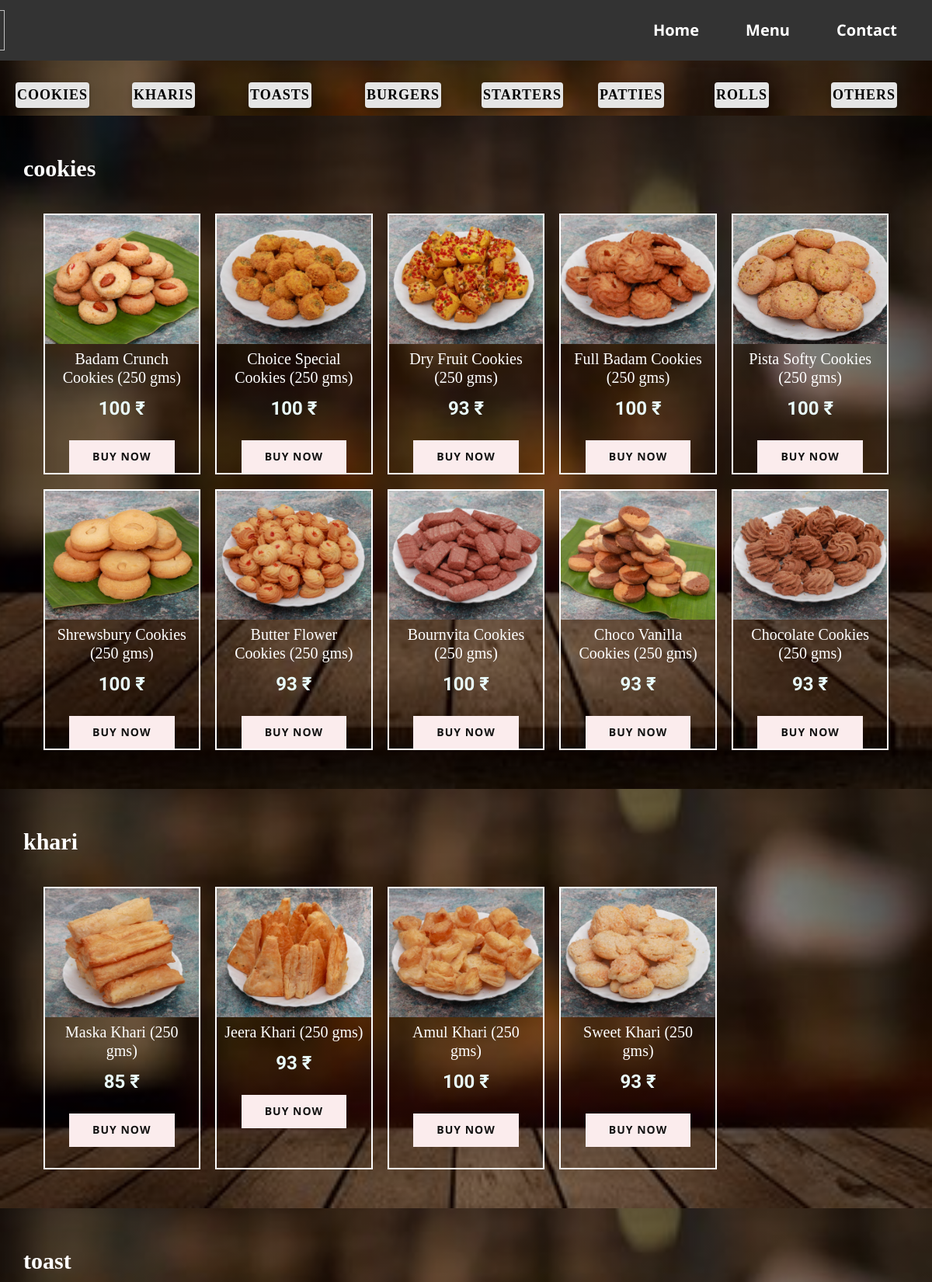
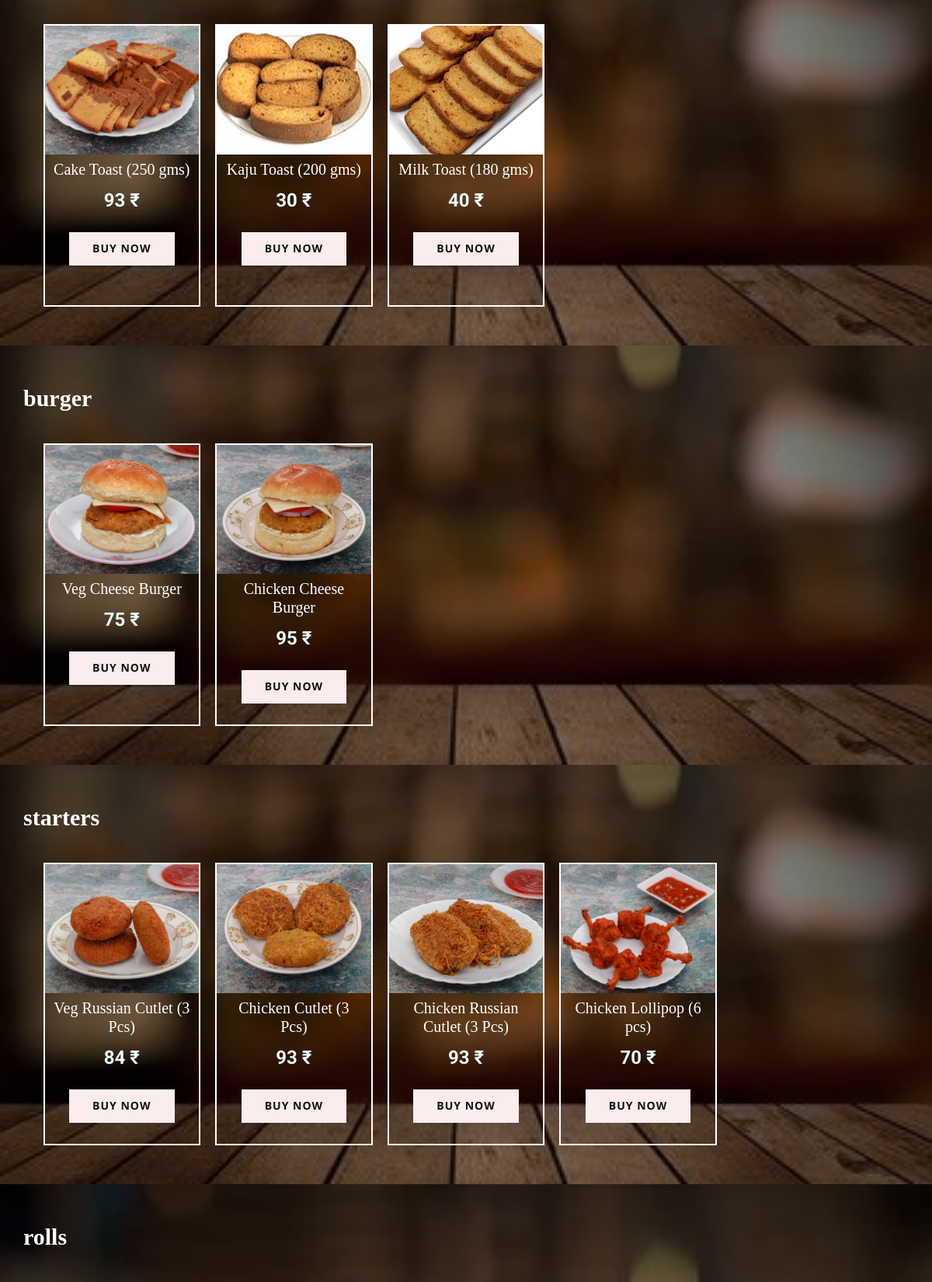
/main/ (signed in, upper part), run on the app's committed database (2 pictures, top to bottom).
### mainapp/models.py (models this page shows, shortened)
class Elements(models.Model):
    elementid = models.AutoField(primary_key=True)
    name_grms=models.CharField(max_length=100)
    image=models.ImageField(upload_to='images')
    price=models.CharField(max_length=100)
    typee= models.ForeignKey(Tags,on_delete=models.CASCADE)

### mainapp/views.py (the view, shortened to what this page needs)
# urls.py: path('main/', include('mainapp.urls')),
def main(request):
    if request.method=="GET":
        if request.user.is_authenticated and not request.user.is_superuser:
            content=[]
            tags=Tags.objects.all().values_list('section', flat=True)
            elements=Elements.objects.all()
            for i in tags:
                content.append({i:elements.filter(typee=i)})
            return render(request,"Main.html",{"contents":content})
        else:
            return redirect("home")

### mainapp/templates/Main.html (shortened to what this page needs)
{% load static %}
<!DOCTYPE html>
<html style="font-size: 16px;"><head>
    <link rel="stylesheet" href="{% static 'css/nicepage.css' %}" media="screen">
    <link rel="stylesheet" href="{% static 'css/Main.css' %}" media="screen">
  </head>
  <body class="u-body u-xl-mode" data-lang="en"><header class="u-clearfix u-grey-80 u-header u-header" id="sec-a57c"><div class="u-clearfix u-sheet u-sheet-1">
        <nav class="u-menu u-menu-one-level u-offcanvas u-menu-1">
          <div class="u-custom-menu u-nav-container">
            <ul class="u-nav u-unstyled u-nav-1"><li class="u-nav-item"><a class="u-button-style u-nav-link u-text-active-palette-1-base u-text-hover-palette-3-light-3" href="{% url "home" %}" style="padding: 22px 30px;">Home</a>
</li><li class="u-nav-item"><a class="u-button-style u-nav-link u-text-active-palette-1-base u-text-hover-palette-3-light-3" href="{% url "menu" %}" style="padding: 22px 30px;">Menu</a>
</li><li class="u-nav-item"><a class="u-button-style u-nav-link u-text-active-palette-1-base u-text-hover-palette-3-light-3" href="{% url "contact" %}" style="padding: 22px 30px;">Contact</a>
</li></ul>
          </div>
        </nav><span class="u-file-icon u-icon u-icon-1"><img src="{% static "images/8fad05bd-e0f5-459a-a9d2-fcaddfa24542.png" %}" alt=""></span>
      </div></header>
<section class="u-clearfix u-image u-shading u-section-1" id="sec-2b24">
          <div class="u-repeater u-repeater-1">
            <div class="u-container-style u-list-item u-repeater-item u-shape-rectangle">
              <div class="u-container-layout u-similar-container u-valign-bottom u-container-layout-1">
                <a href="#cookies" class="u-align-center u-btn u-btn-round u-button-style u-custom-font u-custom-item u-font-georgia u-grey-10 u-radius-4 u-text-black u-btn-1">Cookies</a>
              </div>
            </div>
            <div class="u-container-style u-list-item u-repeater-item u-shape-rectangle">
              <div class="u-container-layout u-similar-container u-valign-bottom u-container-layout-2">
                <a href="#khari" class="u-align-center u-btn u-btn-round u-button-style u-custom-font u-custom-item u-font-georgia u-grey-10 u-radius-4 u-text-black u-btn-2">Kharis</a>
              </div>
            </div>
            <div class="u-container-style u-list-item u-repeater-item u-shape-rectangle">
              <div class="u-container-layout u-similar-container u-valign-bottom u-container-layout-3">
                <a href="#toast" class="u-align-center u-btn u-btn-round u-button-style u-custom-font u-custom-item u-font-georgia u-grey-10 u-radius-4 u-text-black u-btn-3">Toasts</a>
              </div>
            </div>
            <div class="u-container-style u-list-item u-repeater-item u-shape-rectangle">
              <div class="u-container-layout u-similar-container u-valign-bottom u-container-layout-4">
                <a href="#burger" class="u-align-center u-btn u-btn-round u-button-style u-custom-font u-custom-item u-font-georgia u-grey-10 u-radius-4 u-text-black u-btn-4">Burgers</a>
              </div>
            </div>
            <div class="u-container-style u-list-item u-repeater-item u-shape-rectangle">
              <div class="u-container-layout u-similar-container u-valign-bottom u-container-layout-5">
                <a href="#starters" class="u-align-center u-btn u-btn-round u-button-style u-custom-font u-custom-item u-font-georgia u-grey-10 u-radius-4 u-text-black u-btn-5">Starters</a>
              </div>
            </div>
            <div class="u-container-style u-list-item u-repeater-item u-shape-rectangle">
              <div class="u-container-layout u-similar-container u-valign-bottom u-container-layout-6">
                <a href="#patties" class="u-align-center u-btn u-btn-round u-button-style u-custom-font u-custom-item u-font-georgia u-grey-10 u-radius-4 u-text-black u-btn-6">Patties</a>
              </div>
            </div>
            <div class="u-container-style u-list-item u-repeater-item u-shape-rectangle">
              <div class="u-container-layout u-similar-container u-valign-bottom u-container-layout-7">
                <a href="#rolls" class="u-align-center u-btn u-btn-round u-button-style u-custom-font u-custom-item u-font-georgia u-grey-10 u-radius-4 u-text-black u-btn-7">Rolls</a>
              </div>
            </div>
            <div class="u-container-style u-list-item u-repeater-item u-shape-rectangle">
              <div class="u-container-layout u-similar-container u-valign-bottom u-container-layout-8">
                <a href="#others" class="u-align-center u-btn u-btn-round u-button-style u-custom-font u-custom-item u-font-georgia u-grey-10 u-radius-4 u-text-black u-btn-8">Others</a>
              </div>
            </div>
</section>
    {% for content in contents %}
    {% for tag,item in content.items %}
    <section class="u-clearfix u-image u-shading u-section-5" id={{ tag }} data-image-width="360" data-image-height="240">
      <div class="u-clearfix u-sheet u-valign-middle u-sheet-1">
        <h3 class="u-custom-font u-font-georgia u-text u-text-default u-text-1">{{ tag }}</h3>
        <div class="u-layout-grid u-products u-products-1">
          <div class="u-repeater u-repeater-1">
	    {% for j in item %}
            <div class="u-align-center u-border-2 u-border-white u-container-style u-image u-products-item u-repeater-item u-image-1" data-image-width="1280" data-image-height="853">
              <div class="u-container-layout u-similar-container u-container-layout-1">
                <form method="POST">
                <img alt="" class="u-expanded-width u-image u-image-default u-product-control u-image-2" src="{% static j.image %}" data-image-width="1024" data-image-height="768" name="image">
                <h5 class="u-align-center u-custom-font u-font-georgia u-text u-text-body-alt-color u-text-2" >{{ j.name_grms }}</h5>
                <h4 class="u-align-center u-text u-text-palette-4-light-3 u-text-3">{{ j.price }} ₹</h4>
                <button type="submit" class="u-border-none u-btn u-button-style u-palette-2-light-3 u-product-control u-btn-1">Buy now</button>
              </form>
              </div>
            </div>
	    {% endfor %}
          </div>
        </div>
      </div>
    </section>
    {% endfor %}
    {% endfor %}
</body></html>

### mainapp/static/css/Main.css (style rules this page uses)
.u-section-1 { background-image: linear-gradient(0deg, rgba(0,0,0,0.45), rgba(0,0,0,0.45)), url("images/b46a1ae4-5ca6-422b-821c-9ae0c6229efd.jpg"); background-position: 50% 50%; }
.u-section-1 .u-repeater-1 { min-height: 71px; grid-template-columns: repeat(8, 12.5%); grid-gap: 0px; }
.u-section-1 .u-container-layout-1 { padding: 10px 0; }
.u-section-1 .u-btn-1 { text-transform: uppercase; font-size: 1.125rem; letter-spacing: 1px; box-shadow: 0px 2px 6px 0 rgba(0,0,0,0.25); background-image: none; font-weight: 700; margin: 0 auto 0 20px; padding: 2px; }
.u-section-1 .u-container-layout-2 { padding: 10px 0; }
.u-section-1 .u-btn-2 { text-transform: uppercase; font-size: 1.125rem; letter-spacing: 1px; box-shadow: 0px 2px 6px 0 rgba(0,0,0,0.25); background-image: none; font-weight: 700; margin: 0 auto 0 20px; padding: 2px; }
.u-section-1 .u-container-layout-3 { padding: 10px 0; }
.u-section-1 .u-btn-3 { text-transform: uppercase; font-size: 1.125rem; letter-spacing: 1px; box-shadow: 0px 2px 6px 0 rgba(0,0,0,0.25); background-image: none; font-weight: 700; margin: 0 auto 0 20px; padding: 2px; }
.u-section-1 .u-container-layout-4 { padding: 10px 0; }
.u-section-1 .u-btn-4 { text-transform: uppercase; font-size: 1.125rem; letter-spacing: 1px; box-shadow: 0px 2px 6px 0 rgba(0,0,0,0.25); background-image: none; font-weight: 700; margin: 0 auto 0 20px; padding: 2px; }
.u-section-1 .u-container-layout-5 { padding: 10px 0; }
.u-section-1 .u-btn-5 { text-transform: uppercase; font-size: 1.125rem; letter-spacing: 1px; box-shadow: 0px 2px 6px 0 rgba(0,0,0,0.25); background-image: none; font-weight: 700; margin: 0 auto 0 20px; padding: 2px; }
.u-section-1 .u-container-layout-6 { padding: 10px 0; }
.u-section-1 .u-btn-6 { text-transform: uppercase; font-size: 1.125rem; letter-spacing: 1px; box-shadow: 0px 2px 6px 0 rgba(0,0,0,0.25); background-image: none; font-weight: 700; margin: 0 auto 0 20px; padding: 2px; }
.u-section-1 .u-container-layout-7 { padding: 10px 0; }
.u-section-1 .u-btn-7 { text-transform: uppercase; font-size: 1.125rem; letter-spacing: 1px; box-shadow: 0px 2px 6px 0 rgba(0,0,0,0.25); background-image: none; font-weight: 700; margin: 0 auto 0 20px; padding: 2px; }
.u-section-1 .u-container-layout-8 { padding: 10px 0; }
.u-section-1 .u-btn-8 { text-transform: uppercase; font-size: 1.125rem; letter-spacing: 1px; box-shadow: 0px 2px 6px 0 rgba(0,0,0,0.25); background-image: none; font-weight: 700; margin: 0 auto 0 20px; padding: 2px; }
.u-section-5 { background-image: linear-gradient(0deg, rgba(0,0,0,0.45), rgba(0,0,0,0.45)), url("images/b46a1ae4-5ca6-422b-821c-9ae0c6229efd.jpg"); background-position: 50% 50%; }
.u-section-5 .u-sheet-1 { min-height: 540px; }
.u-section-5 .u-text-1 { font-weight: 700; margin: 50px auto 0 0; }
.u-section-5 .u-products-1 { width: 1089px; background-image: none; margin: 40px auto 50px; }
.u-section-5 .u-repeater-1 { grid-template-columns: repeat(5, calc(20% - 15.2px)); min-height: 364px; grid-gap: 19px; }
.u-section-5 .u-image-1 { background-image: url("images/3c689258-670a-4ed0-944b-a95142fd5e83.jpg"); }
.u-section-5 .u-container-layout-1 { padding: 0; }
.u-section-5 .u-image-2 { height: 166px; margin-top: 0; margin-bottom: 0; }
.u-section-5 .u-text-2 { font-weight: 400; font-size: 1.25rem; margin: 7px 10px 0; }
.u-section-5 .u-text-3 { font-weight: 700; margin: 14px 10px 0; }
.u-section-5 .u-btn-1 { font-size: 0.875rem; border-style: none; font-weight: 700; text-transform: uppercase; letter-spacing: 1px; background-image: none; margin: 26px auto 0; }

### data on the page
Elements: image (picture), name_grms "Badam Crunch Cookies (250 gms)", price "100"
Elements: image (picture), name_grms "Choice Special Cookies (250 gms)", price "100"
Elements: image (picture), name_grms "Dry Fruit Cookies (250 gms)", price "93"
Elements: image (picture), name_grms "Full Badam Cookies (250 gms)", price "100"
Elements: image (picture), name_grms "Pista Softy Cookies (250 gms)", price "100"
Elements: image (picture), name_grms "Shrewsbury Cookies (250 gms)", price "100"
Elements: image (picture), name_grms "Butter Flower Cookies (250 gms)", price "93"
Elements: image (picture), name_grms "Bournvita Cookies (250 gms)", price "100"
Elements: image (picture), name_grms "Choco Vanilla Cookies (250 gms)", price "93"
Elements: image (picture), name_grms "Chocolate Cookies (250 gms)", price "93"
Elements: image (picture), name_grms "Maska Khari (250 gms)", price "85"
Elements: image (picture), name_grms "Jeera Khari (250 gms)", price "93"
Elements: image (picture), name_grms "Amul Khari (250 gms)", price "100"
Elements: image (picture), name_grms "Sweet Khari (250 gms)", price "93"
Elements: image (picture), name_grms "Cake Toast (250 gms)", price "93"
Elements: image (picture), name_grms "Kaju Toast (200 gms)", price "30"
Elements: image (picture), name_grms "Milk Toast (180 gms)", price "40"
Elements: image (picture), name_grms "Veg Cheese Burger", price "75"
Elements: image (picture), name_grms "Chicken Cheese Burger", price "95"
Elements: image (picture), name_grms "Veg Russian Cutlet (3 Pcs)", price "84"
Elements: image (picture), name_grms "Chicken Cutlet (3 Pcs)", price "93"
Elements: image (picture), name_grms "Chicken Russian Cutlet (3 Pcs)", price "93"
Elements: image (picture), name_grms "Chicken Lollipop (6 pcs)", price "70"

### other printed values
{{ tag }} "cookies" "khari" "toast" "burger" "starters" "rolls"
